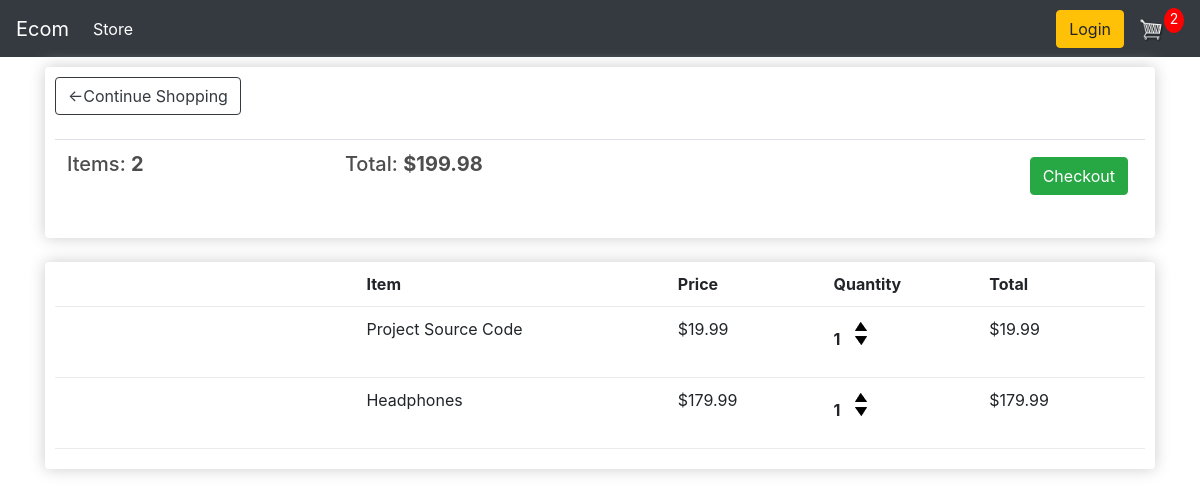
/cart/ (signed in), run on an earlier commit of the app's database.
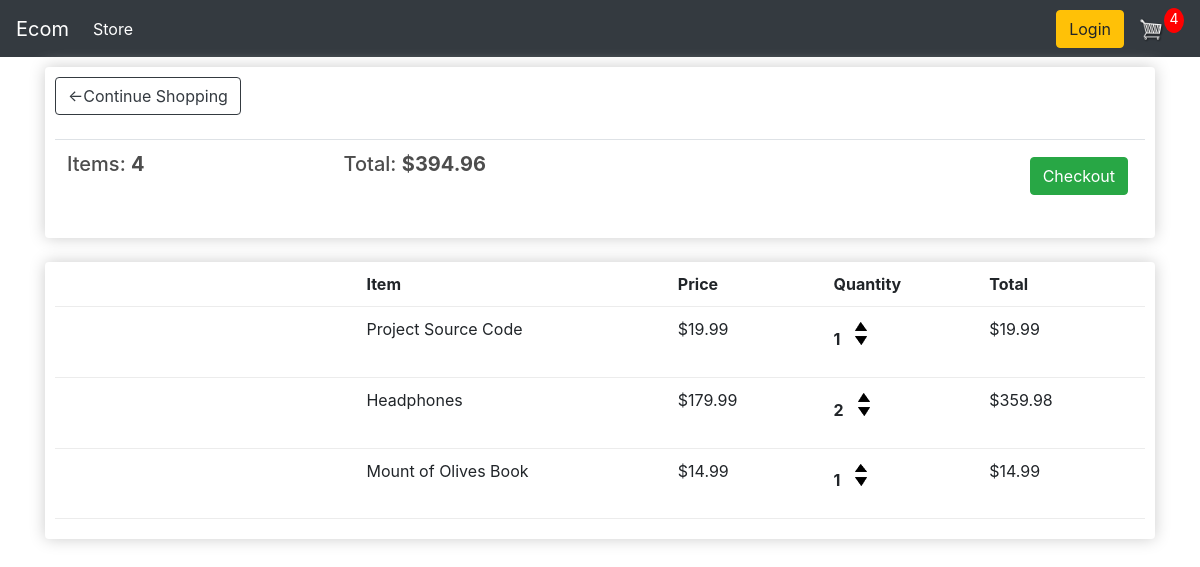
And on a later commit of the database.
### store/models.py (models this page shows, shortened)
class Order(models.Model):
    customer = models.ForeignKey(Customer, on_delete=models.SET_NULL,null=True, blank=True)
    date_ordered = models.DateTimeField(auto_now_add=True)
    complete = models.BooleanField(default=False,null=True,blank=False)
    transaction_id = models.CharField(max_length=100,null=True)
    @property
    def get_cart_total(self):
        orderitems = self.orderitem_set.all()
        total = sum([item.get_total for item in orderitems])
        return total
    @property
    def get_cart_items(self):
      orderitems = self.orderitem_set.all()
      total = sum([item.quantity for item in orderitems])
      return total

class OrderItem(models.Model):
    product = models.ForeignKey(Product, on_delete=models.SET_NULL, null=True)
    order = models.ForeignKey(Order, on_delete=models.SET_NULL,null=True)
    quantity = models.IntegerField(default=0, null=True,blank=True)
    date_added = models.DateTimeField(auto_now_add=True)
    @property
    def get_total(self):
        total = self.product.price * self.quantity
        return total

class Product(models.Model):
    name = models.CharField(max_length=200, null=True)
    price = models.DecimalField(max_digits=7,decimal_places=2)
    digital = models.BooleanField(default=False, null=True,blank=False)
    image = CloudinaryField('image', default='image')
    @property
    def imageURL(self):
        try:
            url = self.image.url
        except:
            url = ''
        return url

### store/views.py (the view)
# urls.py: path('cart/', views.cart, name = "cart"),
def cart(request):
    data = cartData(request)
    cartItems = data['cartItems']
    order = data['order']
    items = data['items']
    context = {'items':items,'order':order,'cartItems':cartItems}
    return render(request,'store/cart.html',context )

### store/utils.py (called while the page is built)
def cartData(request):
    if request.user.is_authenticated:
        customer = request.user.customer
        order, created = Order.objects.get_or_create(customer=customer,complete=False)
        items = order.orderitem_set.all()
        cartItems = order.get_cart_items
    else:
        cookieData = cookieCart(request)
        cartItems = cookieData['cartItems']
        order = cookieData['order']
        items = cookieData['items']
    return {'cartItems':cartItems ,'order':order, 'items':items}

### store/templates/store/cart.html
{% extends 'store/main.html'%}
{% load static %}
{% block content %}
    <div class="row">
        <div class="col-lg-12">
            <div class="box-element">
                <a class="btn btn-outline-dark" href="{% url 'store' %}">&#X2190;Continue Shopping</a>
                <br>
                <br>
                <table class="table">
                    <tr>
                        <th><h5>Items: <strong>{{order.get_cart_items}}</strong></h5></th>
                        <th><h5>Total: <strong>${{order.get_cart_total|floatformat:2}}</strong></h5></th>
                        <th>
                            <a style="float: right; margin:5px" class="btn btn-success" href="{% url 'checkout' %}">Checkout</a>
                        </th>
                    </tr>
                </table>
            </div>
            <br>
            <div class="box-element">
                <div class="cart-row">
                    <div style="flex:2"></div>
                    <div style="flex:2"><strong>Item</strong></div>
                    <div style="flex:1"><strong>Price</strong></div>
                    <div style="flex:1"><strong>Quantity</strong></div>
                    <div style="flex:1"><strong>Total</strong></div>
                </div>
                {% for item in items %}
                <div class="cart-row">
                    <div style="flex:2"><img class="row-image" src="{{item.product.imageURL}}" alt=""></div>
                    <div style="flex:2"><p>{{item.product.name}}</p></div>
                    <div style="flex:1"><p>${{item.product.price|floatformat:2}}</p></div>
                    <div style="flex:1">
                        <p class="quantity">{{item.quantity}}</p>
                        <div class="quantity">
                            <img data-action="add" data-product="{{item.product.id}}" class="chg-quantity update-cart" src="{% static 'images/arrow-up.png' %}" alt="">
                            <img data-action="remove" data-product="{{item.product.id}}" class="chg-quantity  update-cart" src="{% static 'images/arrow-down.png' %}" alt="">
                        </div>
                    </div>
                    <div style="flex:1">${{item.get_total}}</div>
                </div>
                {% endfor %}
            </div>
        </div>
    </div>
{% endblock content %}

### store/templates/store/main.html (shortened to what this page needs)
<!DOCTYPE html>
{% load static %}
<html lang="en">
<head>
    <link rel="stylesheet" href="{% static 'css/main.css' %}">
	<link rel="stylesheet" href="https://stackpath.bootstrapcdn.com/bootstrap/4.4.1/css/bootstrap.min.css"
>
  </head>
<body>
    <nav class="navbar navbar-expand-lg navbar-dark bg-dark">
        <a class="navbar-brand" href="{%url 'store' %}">Ecom</a>
        <div class="collapse navbar-collapse" id="navbarSupportedContent">
          <ul class="navbar-nav mr-auto">
            <li class="nav-item active">
              <a class="nav-link" href="{%url 'store' %}">Store<span class="sr-only">(current)</span></a>
            </li>
          </ul>
          <div class="form-inline my-2 my-lg-0">
            <a href="#"class="btn btn-warning">Login</a>
            <a href="{% url 'cart' %}">
               <img  id="cart-icon" src="{% static 'images/cart.png' %}">
           </a>
           <p id="cart-total">{{cartItems}}</p>
          </div>
        </div>
    </nav>
    <div class="container">
        {% block content%}
        {% endblock content%}
    </div>
</body>
</html>

### static/css/main.css (style rules this page uses)
body { background-color: hsl(0, 0%, 98%); }
h1,h2,h3,h4,h5,h6 { color:hsl(0, 0%, 30%); }
.box-element { box-shadow:hsl(0, 0%, 80%) 0 0 16px; background-color: #fff; border-radius: 4px; padding: 10px; }
.bg-dark { background-color: #4f868c!important; }
#cart-icon { width:25px; display: inline-block; margin-left: 15px; }
#cart-total { display: block; text-align: center; color:#fff; background-color: red; width: 20px; height: 25px; border-radius: 50%; font-size: 14px; }
.col-lg-4, .col-lg-6, .col-lg-8, .col-lg-12 { margin-top: 10px; }
.btn { border-radius: 0; }
.cart-row { display: flex; align-items: flex-stretch; padding-bottom: 10px; margin-bottom: 10px; border-bottom: 1px solid #ececec; }
.quantity { display: inline-block; font-weight: 700; padding-right:10px; }
.chg-quantity { width: 12px; cursor: pointer; display: block; margin-top: 5px; transition:.1s; }

What changed in the data, as far as the page shows it:
changed Order: get_cart_items "2" → "4"; get_cart_total "199.98" → "394.96"
changed OrderItem "Headphones": quantity "1" → "2"; get_total "179.99" → "359.98"
added OrderItem: product.name "Mount of Olives Book", product.price "14.99", quantity "1", get_total "14.99"
Also different on the page:
{{ cartItems }}: "2" → "4"
